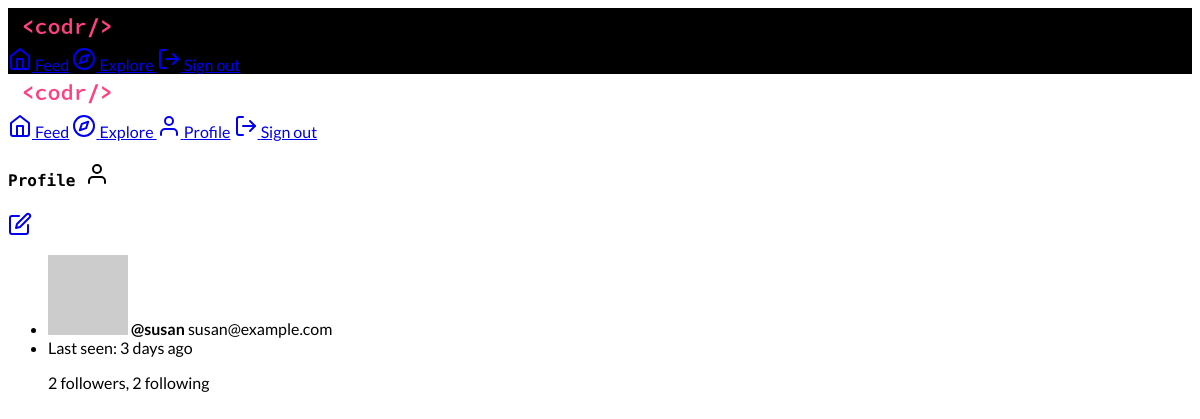
/user/susan (signed in), run on an earlier commit of the app's database.
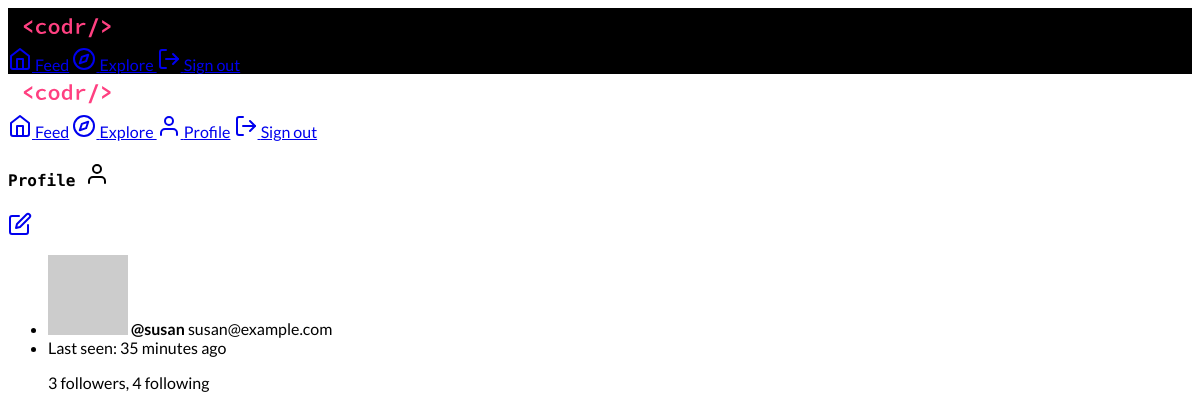
And on a later commit of the database.
### app/models.py (models this page shows, shortened)
class User(UserMixin, db.Model):
    id = db.Column(db.Integer, primary_key=True)
    username = db.Column(db.String(64), index=True, unique=True)
    email = db.Column(db.String(120), index=True, unique=True)
    password_hash = db.Column(db.String(128))
    bio = db.Column(db.String(148), default="")
    active = db.Column(db.Boolean, default=False)
    last_seen = db.Column(db.DateTime, default=datetime.utcnow)
    posts = db.relationship("Post", backref="author", lazy="dynamic")
    followed = db.relationship(
        "User",
        secondary=followers,
        primaryjoin=(followers.c.follower_id == id),
        secondaryjoin=(followers.c.followed_id == id),
        backref=db.backref("followers", lazy="dynamic"),
        lazy="dynamic",
    )
    def avatar(self, size):
        digest = md5(self.email.lower().encode("utf8")).hexdigest()
        return "https://www.gravatar.com/avatar/{}?d=identicon&s={}".format(
            digest, size
        )

### app/main/routes.py (the view)
@blueprint.route("/user/<username>")
@login_required
def user(username):
    user = User.query.filter_by(username=username).first_or_404()
    return render_template("profile.html", user=user)

### app/main/routes.py (called while the page is built)
@blueprint.before_request
def before_request():
    if current_user.is_authenticated:
        current_user.last_seen = datetime.utcnow()
        db.session.commit()
        g.locale = str(get_locale())

### app/models.py (called while the page is built)
@login.user_loader
def load_user(id):
    return User.query.get(int(id))

### app/templates/profile.html (shortened to what this page needs)
{% extends "base.html" %}
{% block content %}
<div class="mdl-grid">
    <div class="mdl-cell mdl-cell--4-col mdl-cell--4-offset mdl-cell--12-col-tablet mdl-cell--12-col-phone">
        <h4>Profile <i data-feather="user"></i></h4>
        <div class="mdl-card mdl-shadow--2dp">
            {% if user == current_user %}
            <div class="mdl-card__menu">
                <a href="{{ url_for('main.edit_profile') }}"
                    class="mdl-button mdl-button--icon mdl-js-button mdl-js-ripple-effect">
                    <i data-feather="edit"></i>
                </a>
            </div>
            {% endif %}
            <div class="mdl-card__supporting-text">
                <ul class="demo-list-three mdl-list">
                    <li class="mdl-list__item mdl-list__item--three-line">
                        <div class="mdl-list__item-primary-content">
                            <img src="{{ user.avatar(42) }}" class="material-icons mdl-list__item-avatar" />
                            <b>@{{ user.username }}</b>
                            <span class="mdl-list__item-text-body">
                                {{ user.email }}
                            </span>
                        </div>
                    </li>
                    <li class="mdl-list__item mdl-list__item--three-line">
                        <div class="mdl-list__item-primary-content">
                            <span class="mdl-list__item-text-body">
                                Last seen: {{ moment(user.last_seen).fromNow() }}
                            </span>
                            <p class="mdl-list__item-text-body">{{ user.followers.count() }} followers,
                                {{ user.followed.count() }} following</p>
                        </div>
                    </li>
                </ul>
            </div>
        </div>
    </div>
</div>
{% endblock %}

### app/templates/base.html (shortened to what this page needs)
<!doctype html>
<html lang="en">
{% include 'partials/head.html' %}
<body class="mdl-demo mdl-color--grey-100 mdl-color-text--grey-700 mdl-base">
  <div class="mdl-layout mdl-js-layout">
    {% include 'partials/navigation.html' %}
    <main class="mdl-layout__content">
      <div class="page-content">
        {% block content %}{% endblock %}
      </div>
    </main>
  </div>
</body>
</html>

### app/templates/partials/head.html (shortened to what this page needs)
<head>
    <link rel="stylesheet" href="https://code.getmdl.io/1.3.0/material.deep_purple-pink.min.css">
    <link rel="stylesheet" href="{{ url_for('static', filename='css/global.css') }}">
</head>

### app/templates/partials/navigation.html (shortened to what this page needs)
<header class="black-bg mdl-layout__header mdl-layout__header--scroll  mdl-shadow--2dp">
    <div class="mdl-layout__header-row">
        {% if current_user.is_anonymous %}
        <a href="{{ url_for('main.index') }}">
            <img style="height: 36px; width: auto;" src="{{ url_for('static', filename='img/codr-logo-white.svg') }}"
                alt="Codr logo">
        </a>
        {% else %}
        <a href="{{ url_for('main.feed') }}">
            <img style="height: 36px; width: auto;" src="{{ url_for('static', filename='img/codr-logo-white.svg') }}"
                alt="Codr logo">
        </a>
        {% endif %}
        <nav class="mdl-navigation">
            {% if current_user.is_anonymous %}
            <a class="mdl-button mdl-js-button mdl-button--raised mdl-button--accent"
                href="{{ url_for('auth.register') }}"><i data-feather="user-plus"></i>
                <b>
                    Sign Up now
                </b>
            </a>
            <a class="mdl-navigation__link" href="{{ url_for('auth.login') }}">
                <i data-feather="log-in"></i>
                Sign In
            </a>
            {% else %}
            <a class="mdl-navigation__link" href="{{ url_for('main.feed') }}"><i data-feather="home"></i> Feed</a>
            <a class="mdl-navigation__link" href="{{ url_for('main.explore') }}"><i data-feather="compass"></i>
                Explore
            </a>
            <a class="mdl-navigation__link" href="{{ url_for('auth.logout') }}"><i data-feather="log-out"></i>
                Sign out</a>
            {% endif %}
        </nav>
    </div>
</header>
<div class="mdl-layout__drawer">
    <span class="mdl-layout-title">
        {% if current_user.is_anonymous %}
        <a href="{{ url_for('auth.login') }}">
            <img style="height: 36px; width: auto;" src="{{ url_for('static', filename='img/codr-logo-white.svg') }}"
                alt="Codr logo">
        </a>
        {% else %}
        <a href="{{ url_for('main.feed') }}">
            <img style="height: 36px; width: auto;" src="{{ url_for('static', filename='img/codr-logo-white.svg') }}"
                alt="Codr logo">
        </a>
        {% endif %}
    </span>
    <nav class="mdl-navigation">
        {% if current_user.is_anonymous %}
        <a class="mdl-navigation__link" href="{{ url_for('auth.login') }}">
            <i data-feather="log-in"></i>
            Sign in
        </a>
        <a class="mdl-navigation__link" href="{{ url_for('auth.register') }}">
            <i data-feather="user-plus"></i>
            Sign Up
        </a>
        {% else %}
        <a class="mdl-navigation__link" href="{{ url_for('main.feed') }}"><i data-feather="home"></i> Feed</a>
        <a class="mdl-navigation__link" href="{{ url_for('main.explore') }}"><i data-feather="compass"></i>
            Explore
        </a>
        <a class="mdl-navigation__link" href="{{ url_for('main.user', username=current_user.username) }}"><i
                data-feather="user"></i> Profile</a>
        <a class="mdl-navigation__link" href="{{ url_for('auth.logout') }}">
            <i data-feather="log-out"></i>
            Sign out
        </a>
        {% endif %}
    </nav>
</div>

### app/static/css/global.css (style rules this page uses)
body { -webkit-animation: fadein 0.22s ease-out; -moz-animation: fadein 0.22s ease-out; -ms-animation: fadein 0.22s ease-out; -o-animation: fadein 0.22s ease-out; animation: fadein 0.22s ease-out; }

### app/templates/partials/head.html (style rules this page uses)
body { font-family: 'Lato', sans-serif; }
h1, h2, h3, h4, .mdl-layout-title { font-family: 'Source Code Pro', monospace; }
.black-bg { background-color: #000; }

What changed in the data, as far as the page shows it:
changed User "susan": last_seen "3 days ago" → "35 minutes ago"
Also different on the page:
{{ user.followers.count() }}: "2" → "3"
{{ user.followed.count() }}: "2" → "4"
